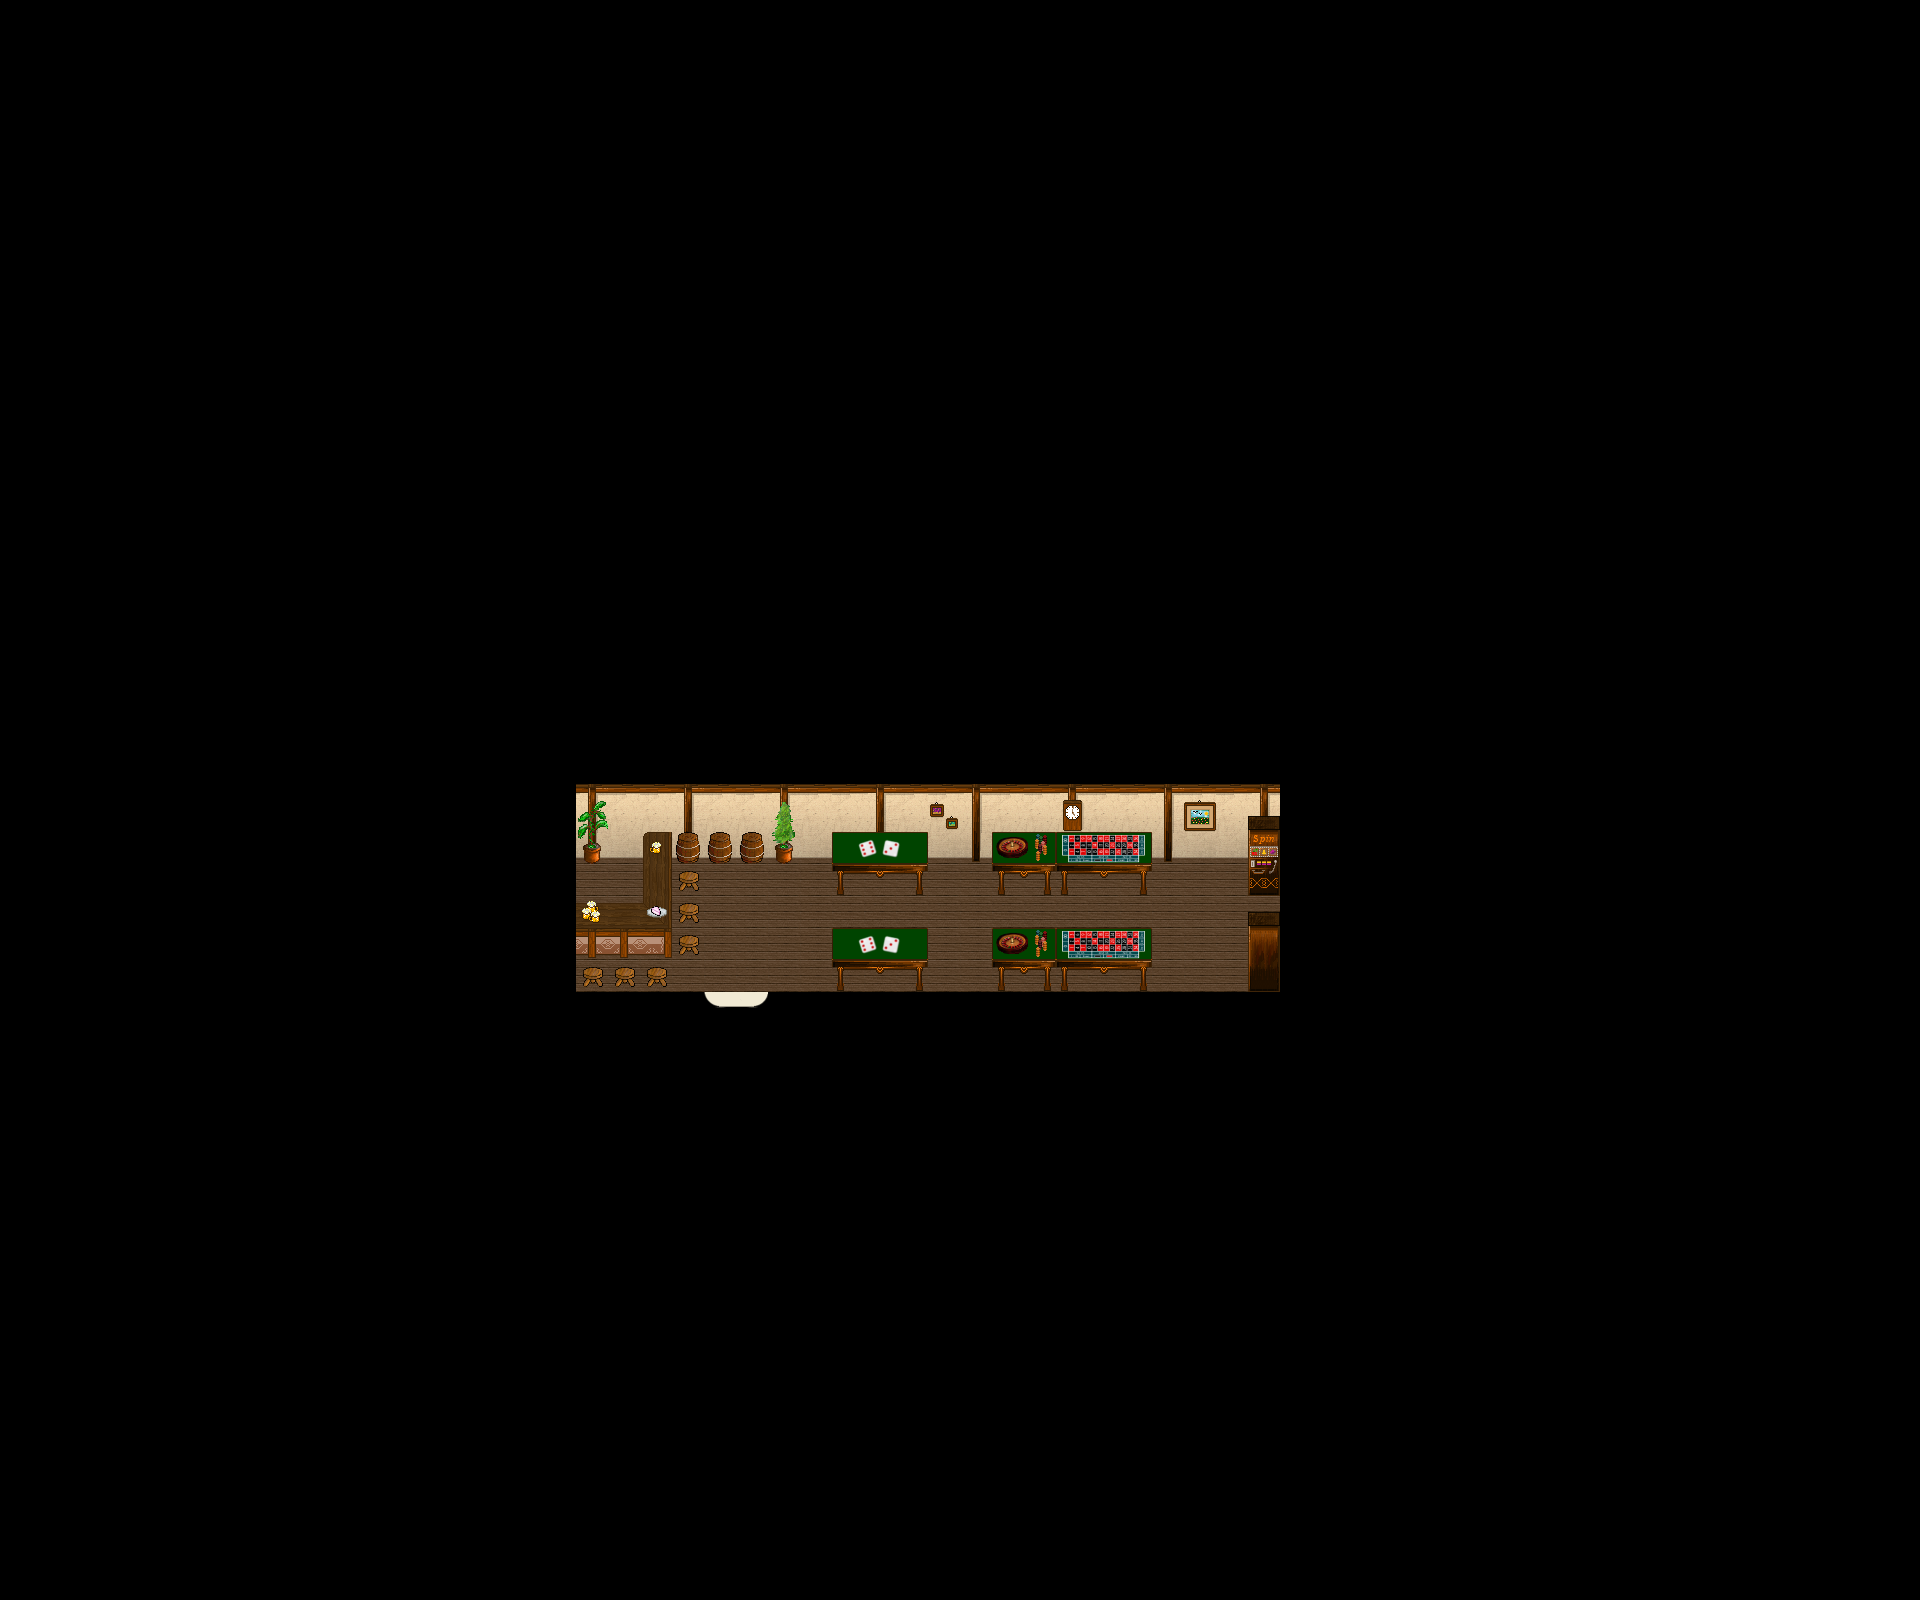

This is a level from a 2D game, rendered from its Tiled map with the project's own tilesets. A one-line summary and the map file follow, with tile-layer data summarised:
An orthogonal 60x50 tile map with 32x32 px tiles, 6 tile layers (Ground, Ground, Ground, Ground, ...), 1 hidden layer not drawn, 6 tilesets and 2 objects (WARP, SCRIPT).

<map version="1.0" orientation="orthogonal" width="60" height="50" tilewidth="32" tileheight="32">
 <properties>
  <property name="music" value="inside.ogg" />
 </properties>
 <tileset firstgid="1" name="collision1_32_32" tilewidth="32" tileheight="32">
  <image source="../graphics/tiles/collision1_32_32.png" width="1024" height="1024" />
 </tileset>
 <tileset firstgid="1025" name="indoor3_32_32" tilewidth="32" tileheight="32">
  <image source="../graphics/tiles/indoor3_32_32.png" width="1024" height="1024" />
 </tileset>
 <tileset firstgid="2049" name="indoor2_32_32" tilewidth="32" tileheight="32">
  <image source="../graphics/tiles/indoor2_32_32.png" width="1024" height="1024" />
 </tileset>
 <tileset firstgid="3073" name="indoor2_32_64" tilewidth="32" tileheight="64">
  <image source="../graphics/tiles/indoor2_32_64.png" width="1024" height="1024" />
 </tileset>
 <tileset firstgid="3585" name="indoor2_32_96" tilewidth="32" tileheight="96">
  <image source="../graphics/tiles/indoor2_32_96.png" width="1024" height="960" />
 </tileset>
 <tileset firstgid="3905" name="indoor2_32_64" tilewidth="32" tileheight="64">
  <image source="../graphics/tiles/indoor2_32_64.png" width="1024" height="1024" />
 </tileset>
 <layer name="Ground" width="60" height="50">
  <data>[3000 cells, 2999 non-empty, 4 distinct tile ids]</data>
 </layer>
 <layer name="Ground" width="60" height="50">
  <data>[3000 cells, 66 non-empty, 9 distinct tile ids]</data>
 </layer>
 <layer name="Ground" width="60" height="50">
  <data>[3000 cells, 43 non-empty, 20 distinct tile ids]</data>
 </layer>
 <layer name="Ground" width="60" height="50">
  <data>[3000 cells, 1 non-empty, 1 distinct tile ids]</data>
 </layer>
 <layer name="Fringe" width="60" height="50">
  <data>[3000 cells, 7 non-empty, 6 distinct tile ids]</data>
 </layer>
 <layer name="Over" width="60" height="50">
  <data>[3000 cells, 2 non-empty, 2 distinct tile ids]</data>
 </layer>
 <layer name="Collision" width="60" height="50" visible="0">
  <data>[3000 cells, 2443 non-empty, 1 distinct tile ids]</data>
 </layer>
 <objectgroup name="Object" width="60" height="50">
  <object name="Warp to city" type="WARP" x="704" y="992" width="64" height="32">
   <properties>
    <property name="DEST_MAP" value="ow-n0004-p0005-o0000" />
    <property name="DEST_X" value="1712" />
    <property name="DEST_Y" value="4816" />
   </properties>
  </object>
  <object name="External Map Events" type="SCRIPT" x="52" y="44" width="24" height="80">
   <properties>
    <property name="FILENAME" value="scripts/maps/iw-castle-cedric-gambling-house-o00-o00-o00.lua" />
   </properties>
  </object>
 </objectgroup>
</map>
